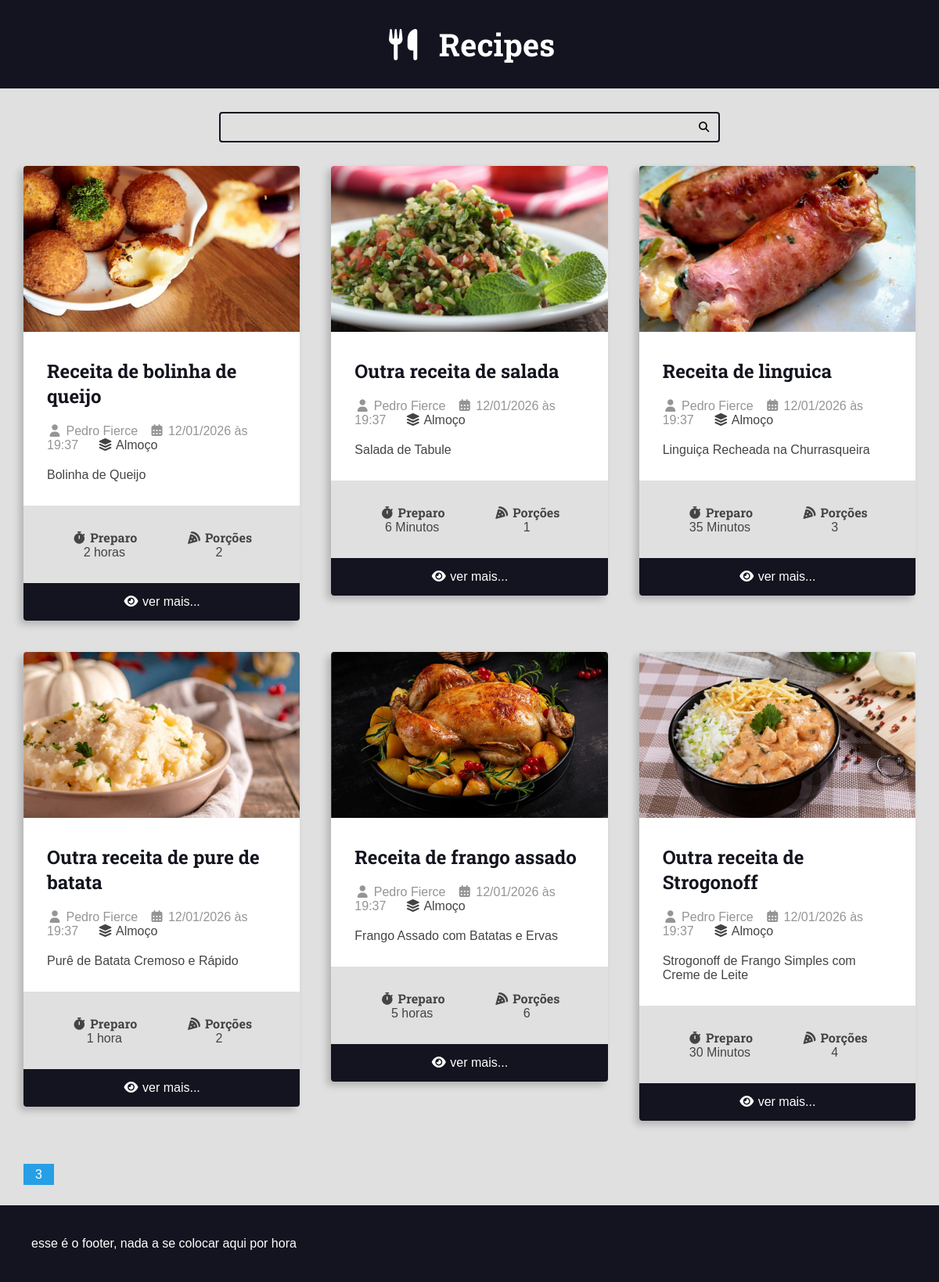
Before: /recipes/category/2/ with the older database file.
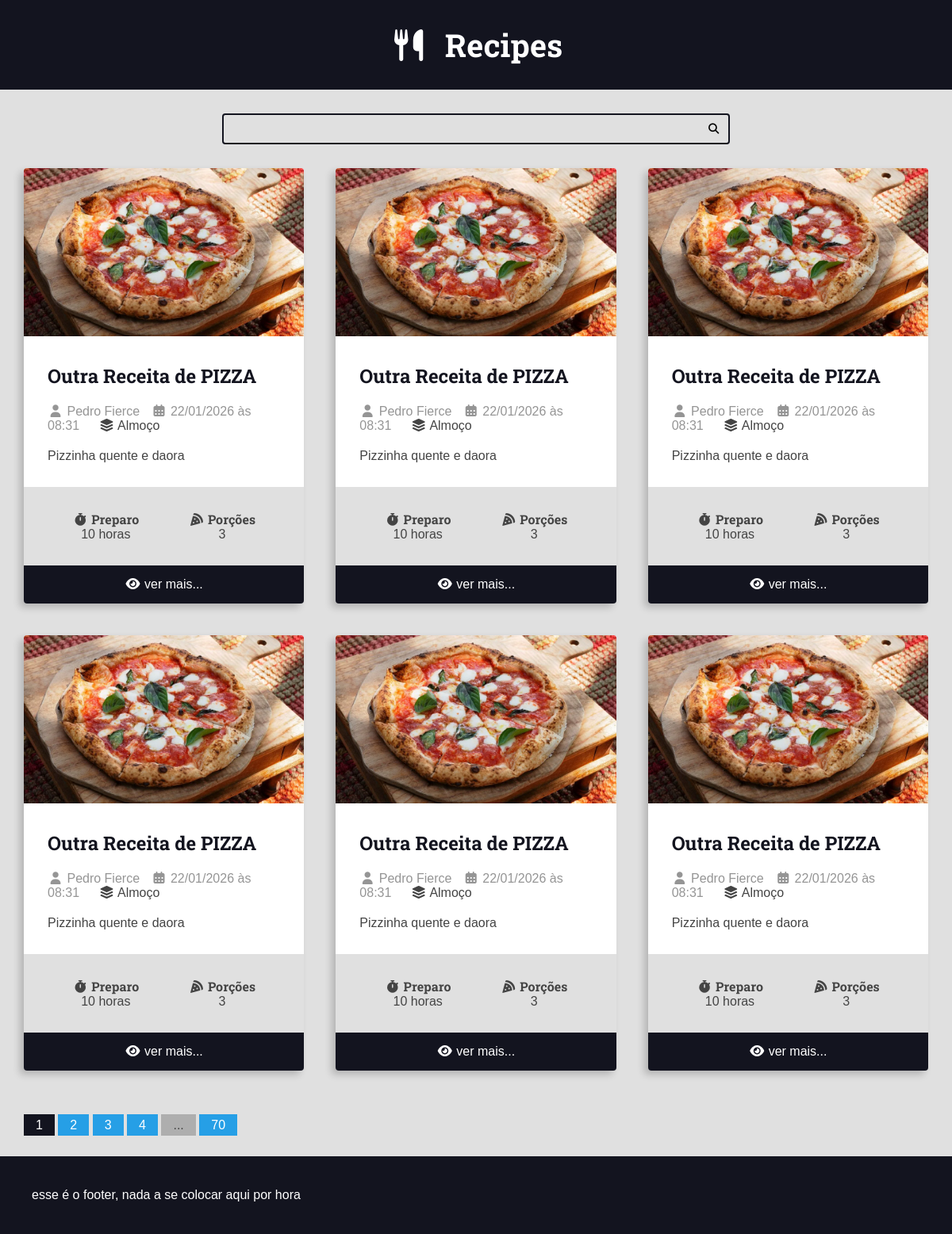
After: the same page with the newer database file.
### recipes/models.py (models this page shows, shortened)
class Recipe(models.Model):
    title = models.CharField(max_length=65)
    description = models.CharField(max_length=165)
    slug = models.SlugField(unique=True)
    preparation_time = models.IntegerField()
    preparation_time_unit = models.CharField(max_length=65)
    servings = models.IntegerField()
    servings_time_unit = models.CharField(max_length=65)
    preparation_steps = models.TextField()
    preparation_steps_is_html = models.BooleanField(default=False)
    created_at = models.DateTimeField(auto_now_add=True)
    update_at = models.DateTimeField(auto_now=True)
    is_published = models.BooleanField(default=False)
    cover = models.ImageField(upload_to='recipes/covers/%Y/%m/%d', blank=True, default='')
    category = models.ForeignKey(
        Category, on_delete=models.SET_NULL, null=True, blank=True, default=None)
    author = models.ForeignKey(
        User, on_delete=models.SET_NULL, null=True)

class Category(models.Model):
    name = models.CharField(max_length=65)

### recipes/views.py (the view)
# urls.py: path('recipes/category/<int:category_id>/', views.category, name="category"),
def category(request, category_id):
    recipes = get_list_or_404(
        Recipe.objects.filter(
            category__id=category_id,
            is_published= True
        ).order_by('-id')
    )
    page_obj, pagination_range = make_pagination(request, recipes, PER_PAGE)
    return render(request, 'recipes/pages/category.html', context={
        'recipes': page_obj,
        'pagination_range': pagination_range,
        'title': f'{recipes[0].category.name} - Category | '
    })

### utils/pagination.py (called while the page is built)
def make_pagination(request, queryset, per_page,qtd_de_paginas=4):
    try:
        current_page = int(request.GET.get('page', 1))
    except ValueError:
        current_page = 1
    paginator = Paginator(queryset, per_page)
    page_obj = paginator.get_page(current_page)
    pagination_range = make_pagination_range(
        paginator.page_range,
        qtd_de_paginas,
        current_page,
    )
    return page_obj, pagination_range

### recipes/templates/recipes/pages/category.html (shortened to what this page needs)
{% extends "global/base.html" %}
{% block content %}
<div class="main-content main-content-list container">
    {% for recipe in recipes %}
        {% include "recipes/partials/recipe.html" %}
    {% endfor %}
</div>
{% endblock content %}

### recipes/templates/recipes/partials/recipe.html (shortened to what this page needs)
<div class="recipe recipe-list-item">
    {% if recipe.cover.url is not Null %}
        <div class="recipe-cover">
            <a href="{% url "recipes:recipe" recipe.id %}">
                <img src="{{recipe.cover.url}}" alt="Temporario">
            </a>
        </div>
    {% endif %}
    <div class="recipe-title-container">
        <h2 class="recipe-title">
            <a href="{% url "recipes:recipe" recipe.id %}">
                {{recipe.title}}
            <a/>
        </h2>
    </div>
    <div class="recipe-author">
    {% if recipe.author is not None %}
        <span class="recipe-author-item">
            <i class="fas fa-user"></i>
            {% if recipe.author.first_name %}
                {{recipe.author.first_name}} {{recipe.author.last_name}}
            {% else %}
                {{recipe.author.username}}
            {% endif %}
        </span>
    {% endif %}
        <span class="recipe-author-item">
            <i class="fas fa-calendar-alt"></i>
            {{ recipe.created_at|date:"d/m/Y" }} às {{ recipe.created_at|date:"H:i" }}
        </span>
        {% if recipe.category is not None %}
            <span class="recipe-author-item">
                <a href="{% url "recipes:category" recipe.category.id %}">
                    <i class="fas fa-layer-group"></i>
                    {{recipe.category.name}}
                </a>
            </span>
        {% endif %}
    </div>
    <div class="recipe-content">
        {{recipe.description}}
    </div>
    <div class="recipe-meta-container">
        <div class="recipe-meta recipe-preparation">
            <h3 class="recipe-meta-title"><i class="fas fa-stopwatch"></i> Preparo</h3>
            <div class="recipe-meta-text">
                {{recipe.preparation_time}} {{recipe.preparation_time_unit}}
            </div>
        </div>
        <div class="recipe-meta recipe-servings">
            <h3 class="recipe-meta-title"><i class="fas fa-pizza-slice"></i> Porções</h3>
            <div class="recipe-meta-text">
                {{recipe.servings}} {{recipe.servings_unit}}
            </div>
        </div>
    </div>
    {% if is_detail_page is not True %}
        <footer class="recipe-footer">
        <a class="recipe-read-more button button-dark button-full-width" href="{% url "recipes:recipe" recipe.id%}">
                <i class="fas fa-eye"></i>
                <span>ver mais...</span>
            </a>
        </footer>
    {% endif %}
</div>

Changed rows visible on the page:
no longer on this page (row edited): Recipe: cover (picture), title "Receita de bolinha de queijo", author.first_name "Pedro", author.last_name "Fierce", created_at "12/01/2026", created_at "19:37", category.name "Almoço", description "Bolinha de Queijo", preparation_time "2", preparation_time_unit "horas", servings "2"
no longer on this page (row unchanged): Recipe: cover (picture), title "Outra receita de salada", author.first_name "Pedro", author.last_name "Fierce", created_at "12/01/2026", created_at "19:37", category.name "Almoço", description "Salada de Tabule", preparation_time "6", preparation_time_unit "Minutos", servings "1"
no longer on this page (row unchanged): Recipe: cover (picture), title "Receita de linguica", author.first_name "Pedro", author.last_name "Fierce", created_at "12/01/2026", created_at "19:37", category.name "Almoço", description "Linguiça Recheada na Churrasqueira", preparation_time "35", preparation_time_unit "Minutos", servings "3"
no longer on this page (row unchanged): Recipe: cover (picture), title "Outra receita de pure de batata", author.first_name "Pedro", author.last_name "Fierce", created_at "12/01/2026", created_at "19:37", category.name "Almoço", description "Purê de Batata Cremoso e Rápido", preparation_time "1", preparation_time_unit "hora", servings "2"
no longer on this page (row unchanged): Recipe: cover (picture), title "Receita de frango assado", author.first_name "Pedro", author.last_name "Fierce", created_at "12/01/2026", created_at "19:37", category.name "Almoço", description "Frango Assado com Batatas e Ervas", preparation_time "5", preparation_time_unit "horas", servings "6"
no longer on this page (row unchanged): Recipe: cover (picture), title "Outra receita de Strogonoff", author.first_name "Pedro", author.last_name "Fierce", created_at "12/01/2026", created_at "19:37", category.name "Almoço", description "Strogonoff de Frango Simples com Creme de Leite", preparation_time "30", preparation_time_unit "Minutos", servings "4"
added Recipe: cover (picture), title "Outra Receita de PIZZA", author.first_name "Pedro", author.last_name "Fierce", created_at "22/01/2026", created_at "08:31", category.name "Almoço", description "Pizzinha quente e daora", preparation_time "10", preparation_time_unit "horas", servings "3"
added Recipe: cover (picture), title "Outra Receita de PIZZA", author.first_name "Pedro", author.last_name "Fierce", created_at "22/01/2026", created_at "08:31", category.name "Almoço", description "Pizzinha quente e daora", preparation_time "10", preparation_time_unit "horas", servings "3"
added Recipe: cover (picture), title "Outra Receita de PIZZA", author.first_name "Pedro", author.last_name "Fierce", created_at "22/01/2026", created_at "08:31", category.name "Almoço", description "Pizzinha quente e daora", preparation_time "10", preparation_time_unit "horas", servings "3"
added Recipe: cover (picture), title "Outra Receita de PIZZA", author.first_name "Pedro", author.last_name "Fierce", created_at "22/01/2026", created_at "08:31", category.name "Almoço", description "Pizzinha quente e daora", preparation_time "10", preparation_time_unit "horas", servings "3"
added Recipe: cover (picture), title "Outra Receita de PIZZA", author.first_name "Pedro", author.last_name "Fierce", created_at "22/01/2026", created_at "08:31", category.name "Almoço", description "Pizzinha quente e daora", preparation_time "10", preparation_time_unit "horas", servings "3"
added Recipe: cover (picture), title "Outra Receita de PIZZA", author.first_name "Pedro", author.last_name "Fierce", created_at "22/01/2026", created_at "08:31", category.name "Almoço", description "Pizzinha quente e daora", preparation_time "10", preparation_time_unit "horas", servings "3"
Other visible differences:
{{ pagination_range.total_pages }}: (not shown) → "70"
new list line: "1"
new list line: "2"
new list line: "4"
